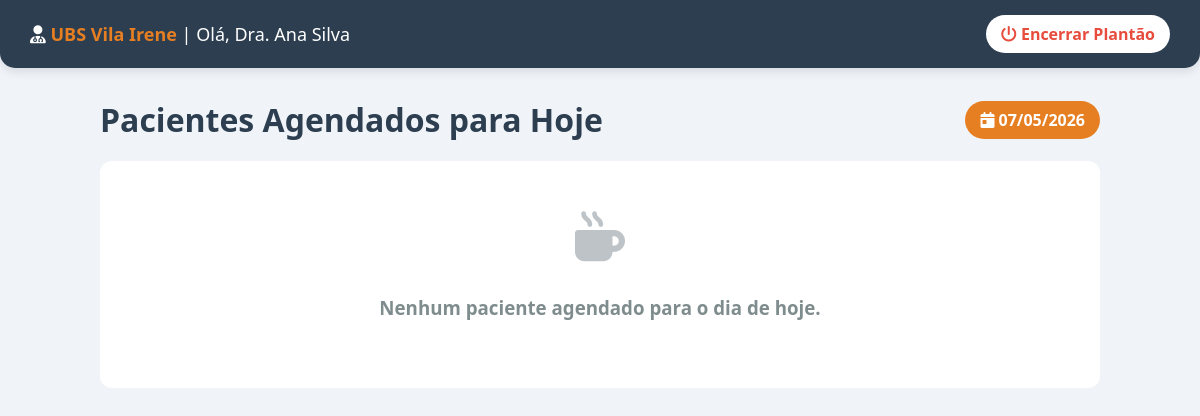
/painel_profissional (signed in), run on an earlier commit of the app's database.
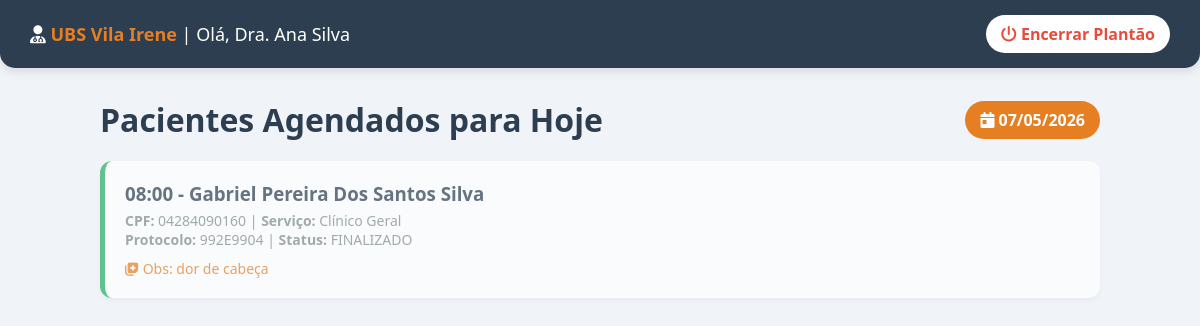
And on a later commit of the database.
### tables this page shows
CREATE TABLE agendamento (
        protocolo TEXT PRIMARY KEY, usuario_id INTEGER, ubs_id INTEGER, servico_id INTEGER,
        data_atendimento DATE NOT NULL, horario_atendimento TIME NOT NULL, status TEXT DEFAULT 'PENDENTE', observacoes_medicas TEXT,
        FOREIGN KEY(usuario_id) REFERENCES usuario(id), FOREIGN KEY(ubs_id) REFERENCES ubs(id), FOREIGN KEY(servico_id) REFERENCES servico_saude(id)
    );

CREATE TABLE usuario (
        id INTEGER PRIMARY KEY AUTOINCREMENT, cpf TEXT UNIQUE NOT NULL, cartao_sus TEXT UNIQUE NOT NULL,
        nome TEXT NOT NULL, nome_social TEXT, email TEXT, telefone TEXT, senha TEXT NOT NULL,
        cep TEXT, logradouro TEXT, numero TEXT, complemento TEXT, bairro TEXT, cidade TEXT, uf TEXT
    );

CREATE TABLE servico_saude (id INTEGER PRIMARY KEY AUTOINCREMENT, nome TEXT NOT NULL, descricao TEXT, icone TEXT);

### app.py (the view)
@app.route('/painel_profissional')
def painel_profissional():
    if 'profissional_id' not in session: return redirect(url_for('login_servidor'))
    conexao = get_conexao()
    hoje = date.today().strftime('%Y-%m-%d')
    pacientes = conexao.execute('''SELECT a.*, u.nome as paciente_nome, u.cpf as paciente_cpf, s.nome as servico_nome FROM agendamento a JOIN usuario u ON a.usuario_id = u.id JOIN servico_saude s ON a.servico_id = s.id WHERE a.ubs_id = ? AND a.data_atendimento = ? ORDER BY a.horario_atendimento ASC''', (session['profissional_ubs_id'], hoje)).fetchall()
    conexao.close()
    return render_template('painel_profissional.html', pacientes=pacientes, nome=session['profissional_nome'], ubs=session['profissional_ubs_nome'], hoje=hoje)

### app.py (called while the page is built)
def dict_factory(cursor, row):
    d = {}
    for idx, col in enumerate(cursor.description): d[col[0]] = row[idx]
    return d

def get_conexao():
    conexao = sqlite3.connect('saude_facil.db')
    conexao.row_factory = dict_factory
    return conexao

### templates/painel_profissional.html (shortened to what this page needs)
<!DOCTYPE html>
<html lang="pt-BR">
<head>
    <link rel="stylesheet" href="https://cdnjs.cloudflare.com/ajax/libs/font-awesome/6.4.0/css/all.min.css">
</head>
<body>
    <div class="top-bar">
        <h2><i class="fa-solid fa-user-doctor"></i> <strong>{{ ubs }}</strong> | Olá, {{ nome }}</h2>
        <a href="/logout_servidor" class="btn-sair"><i class="fa-solid fa-power-off"></i> Encerrar Plantão</a>
    </div>
    <div class="container">
        <div class="header-painel">
            <h1 style="margin: 0; color: #2c3e50;">Pacientes Agendados para Hoje</h1>
            <span style="background: #e67e22; color: white; padding: 8px 15px; border-radius: 20px; font-weight: bold;">
                <i class="fa-solid fa-calendar-day"></i> {{ hoje[8:10] }}/{{ hoje[5:7] }}/{{ hoje[0:4] }}
            </span>
        </div>
        {% if not pacientes %}
            <div style="text-align: center; padding: 50px; background: white; border-radius: 12px;">
                <i class="fa-solid fa-mug-hot" style="font-size: 50px; color: #bdc3c7; margin-bottom: 15px;"></i>
                <h3 style="color: #7f8c8d;">Nenhum paciente agendado para o dia de hoje.</h3>
            </div>
        {% endif %}
        {% for p in pacientes %}
            <div class="paciente-card status-{{ p['status'] | lower | replace(' ', '_') }}">
                <div class="paciente-info">
                    <h3>{{ p['horario_atendimento'] }} - {{ p['paciente_nome'] }}</h3>
                    <p><strong>CPF:</strong> {{ p['paciente_cpf'] }} | <strong>Serviço:</strong> {{ p['servico_nome'] }}</p>
                    <p><strong>Protocolo:</strong> {{ p['protocolo'] }} | <strong>Status:</strong> {{ p['status'] }}</p>
                    {% if p['observacoes_medicas'] %}
                        <p style="margin-top: 10px; color: #e67e22;"><i class="fa-solid fa-notes-medical"></i> Obs: {{ p['observacoes_medicas'] }}</p>
                    {% endif %}
                </div>
            </div>
        {% endfor %}
    </div>
</body>
</html>

### templates/painel_profissional.html (style rules this page uses)
body { font-family: 'Segoe UI', Arial, sans-serif; background-color: #f0f4f8; padding: 20px; color: #2c3e50; margin: 0; }
.top-bar { background-color: #2c3e50; color: white; padding: 15px 30px; display: flex; justify-content: space-between; align-items: center; border-radius: 0 0 15px 15px; margin: -20px -20px 30px -20px; box-shadow: 0 4px 10px rgba(0,0,0,0.1); }
.top-bar h2 { margin: 0; font-size: 18px; font-weight: normal; }
.top-bar strong { color: #e67e22; }
.btn-sair { color: #e74c3c; text-decoration: none; font-weight: bold; background: white; padding: 8px 15px; border-radius: 20px; }
.container { max-width: 1000px; margin: 0 auto; }
.header-painel { display: flex; justify-content: space-between; align-items: center; margin-bottom: 20px; }
.paciente-card { background: white; border-radius: 12px; padding: 20px; margin-bottom: 15px; box-shadow: 0 4px 6px rgba(0,0,0,0.05); display: flex; justify-content: space-between; align-items: center; border-left: 5px solid #bdc3c7; }
.paciente-card.status-finalizado { border-left-color: #27ae60; opacity: 0.7; }
.paciente-info h3 { margin: 0 0 5px 0; color: #2c3e50; }
.paciente-info p { margin: 0; color: #7f8c8d; font-size: 14px; }

What changed in the data, as far as the page shows it:
added agendamento: horario_atendimento "08:00", paciente_nome "Gabriel Pereira Dos Santos Silva", paciente_cpf "04284090160", servico_nome "Clínico Geral", protocolo "992E9904", status "FINALIZADO", observacoes_medicas "dor de cabeça"
Also different on the page:
text no longer shown: "Nenhum paciente agendado para o dia de hoje."
